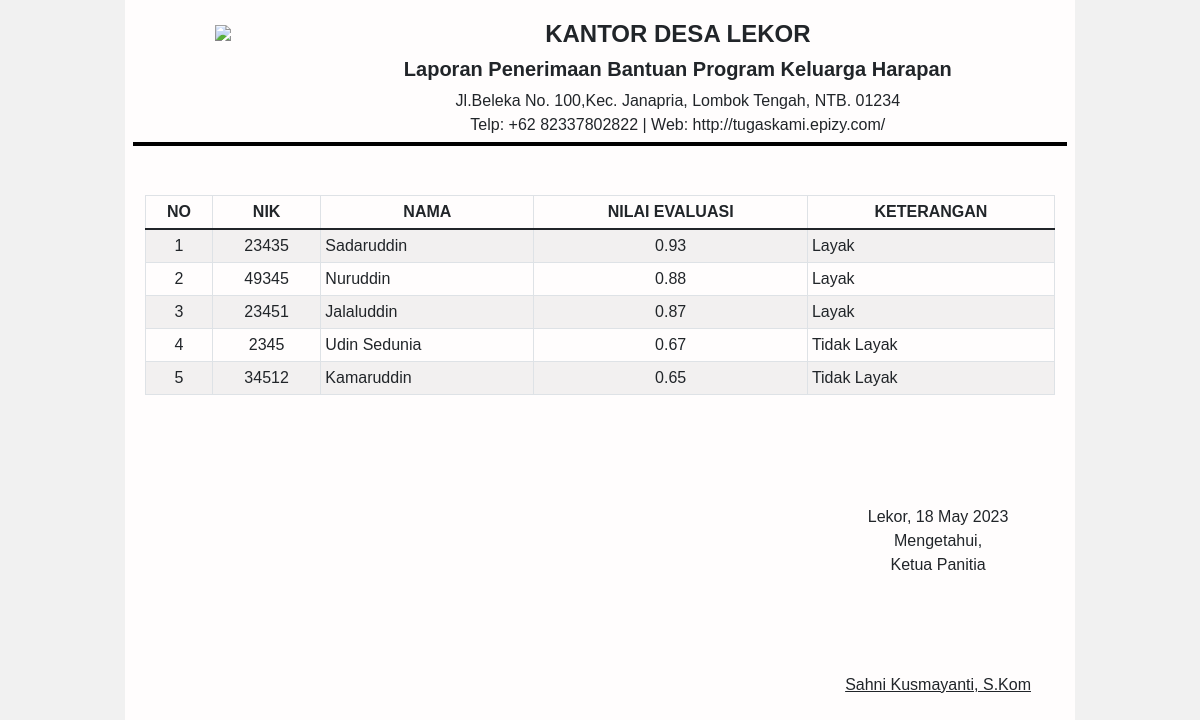
The app's page /dashboard/laporan/, older data.
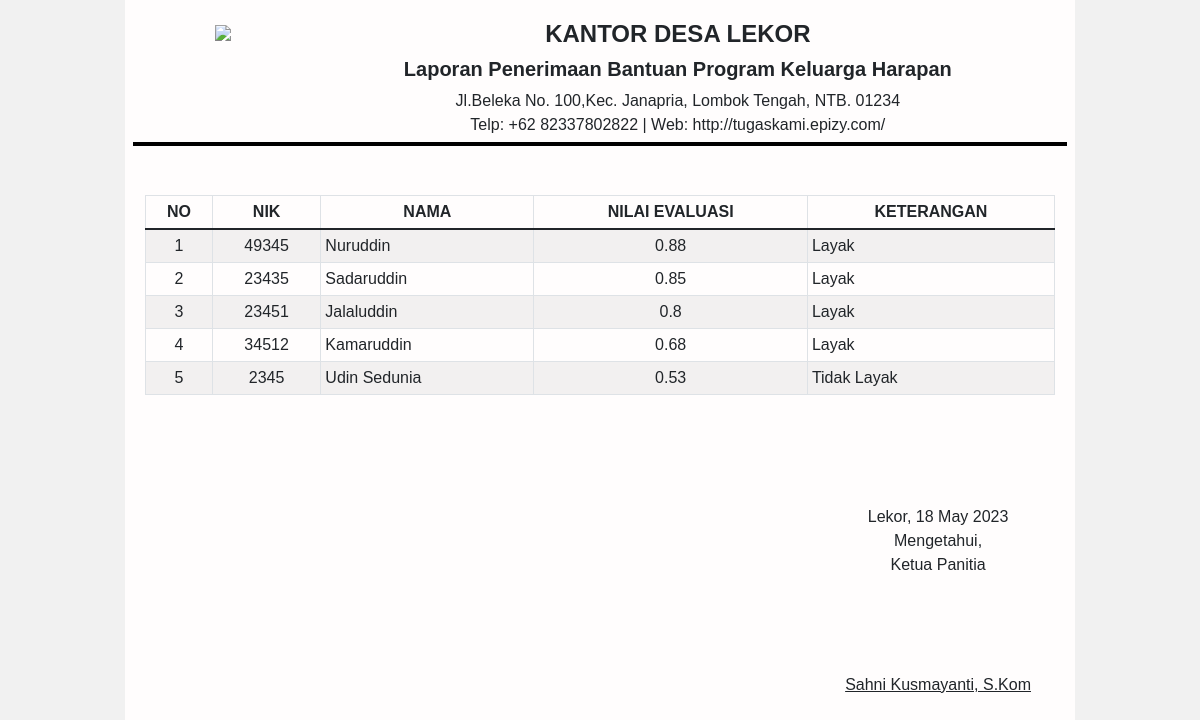
The same page, newer data.
### SPK/models.py (models this page shows, shortened)
class Rengking(models.Model):
    alternatif = models.ForeignKey(Alternatif, on_delete=models.CASCADE)
    rumah = models.CharField(max_length=50)
    penghasilan = models.CharField(max_length=50)
    bumil_bunsui = models.CharField(max_length=50)
    lansia = models.CharField(max_length=50)
    anak_sekolah = models.CharField(max_length=50)
    total_nilai = models.FloatField(null=True)
    ket = models.CharField(max_length=50)

class Alternatif(models.Model):
    simbol          = models.CharField(max_length=50, unique=True)
    nik             = models.IntegerField()
    nama_alternatif = models.CharField(max_length=50, unique=True)
    alamat          = models.TextField()

### SPK/views.py (the view)
# urls.py: path('laporan/', views.print_laporan, name='print'),
def print_laporan(request):
    tanggal = date.today().strftime("%d %B %Y")
    context = {
        'rengking_data': Rengking.objects.all().order_by('-total_nilai'),
        'tanggal': tanggal,
    }
    return render(request, 'laporan.html', context)

### templates/laporan.html (shortened to what this page needs)
{%load static%}
<!DOCTYPE html>
<html>
<head>
    <link href="https://cdn.jsdelivr.net/npm/bootstrap@5.1.3/dist/css/bootstrap.min.css" rel="stylesheet">
</head>
<body style="background-color: rgb(241, 241, 241);">
    <div class="letter-container">
        <div class="letter-header">
            <div class="row">
                <div class="col-2">
                    <img src="{%static 'img/loteng.png'%}" class="logo ms-4">
                </div>
                <div class="col-10">
                    <h4 class="fw-bold">KANTOR DESA LEKOR</h4>
                    <h5 class="fw-bold">Laporan Penerimaan Bantuan Program Keluarga Harapan</h5>
                    <p style="margin: 0 ; padding: 0;">Jl.Beleka No. 100,Kec. Janapria, Lombok Tengah, NTB. 01234</p>
                    <p style="margin: 0 ; padding: 0;">Telp: +62 82337802822 | Web: http://tugaskami.epizy.com/</p>
                </div>
                <div class="dashed-line"></div>
            </div>
        </div>
        <div class="letter-content">
            <br>
            <table class="table table-sm table-bordered table-striped">
                <thead class="text-center">
                    <tr>
                        <th>NO</th>
                        <th>NIK</th>
                        <th>NAMA</th>
                        <th>NILAI EVALUASI</th>
                        <th>KETERANGAN</th>
                    </tr>
                </thead>
                <tbody>
                    {% for reng in rengking_data %}
                    <tr>
                        <td class="text-center">{{ forloop.counter }}</td>
                        <td class="text-center">{{ reng.alternatif.nik  }}</td>
                        <td>{{ reng.alternatif.nama_alternatif }}</td>
                        <td class="text-center">{{ reng.total_nilai }}</td>
                        <td>{{ reng.ket  }}</td>
                    </tr>
                {% endfor %}
                </tbody>
            </table>
            <div class="signature text-end pe-4" style="margin-top: 110px;">
                <div class="text-center" style="display: inline-block;">
                    <div class="text-center mb-5" style="display: inline-block;">
                        Lekor, {{ tanggal }}
                        <br>
                        Mengetahui,<br>
                        Ketua Panitia
                    </div>
                    <p class="mt-5"><u>Sahni Kusmayanti, S.Kom</u></p>
                </div>
            </div>
        </div>
    </div>
</body>
</html>

Row changes from the older to the newer data that the page shows:
changed Rengking "Nuruddin": moves up the list
changed Rengking "Sadaruddin": total_nilai "0.93" → "0.85"
changed Rengking "Jalaluddin": total_nilai "0.87" → "0.8"
changed Rengking "Kamaruddin": total_nilai "0.65" → "0.68"; ket "Tidak Layak" → "Layak"; moves up the list
changed Rengking "Tidak Layak": total_nilai "0.67" → "0.53"
